Frame 1 (no input): blank canvas, image omitted
Frame 60 (the mouse pressed at the canvas centre just before this capture): blank canvas, image omitted
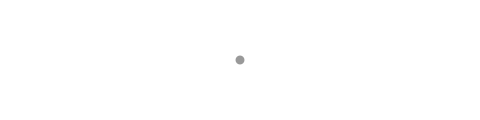
Frame 120 (the mouse held since frame 60 and released just before this capture)

The Processing sketch whose frames 1 and 60 were blank and that drew this single picture after the mouse press (run headless with seeded random() and noise(); from frame 60 on, the mouse is pressed at the canvas centre):

// Processing sketch: processing_39677
// ── processing_39677.pde

       void setup() {
         size (480, 120);
         fill (0, 102);
         smooth();
         noStroke();
       }

       void draw() {
         background(255);
         ellipse (mouseX, mouseY, 9, 9);
       }
